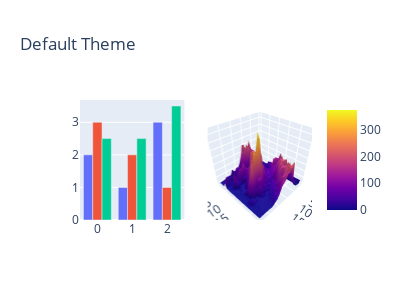

Source (notebook cell):
### Code cell
fig = make_subplots(rows=1, cols=2, 
specs=[[{"type": "bar"},{"type": "surface"}]])

# Add bar traces to subplot (1, 1)
fig.add_trace(go.Bar(y=[2, 1, 3]), row=1, col=1)
fig.add_trace(go.Bar(y=[3, 2, 1]), row=1, col=1)
fig.add_trace(go.Bar(y=[2.5, 2.5, 3.5]), row=1, col=1)

# Add surface trace to subplot (1, 2)
# Read data from a csv
z_data = pd.read_csv("https://raw.githubusercontent.com/plotly/datasets/master/api_docs/mt_bruno_elevation.csv")
fig.add_surface(z=z_data)

# Hide legend
fig.update_layout(
    showlegend=False,
    title_text="Default Theme",
    height=300,
    width=400,
)

fig.show()

### Figure 1 — Plotly figure (JSON) as saved in the notebook; plotly's stock layout.template omitted (floating-point values rounded to 4 significant figures; data arrays with more than 128 entries replaced by an {"elided": "..."} marker saying what was removed)
{"data": [{"type": "bar", "xaxis": "x", "y": [2, 1, 3], "yaxis": "y"}, {"type": "bar", "xaxis": "x", "y": [3, 2, 1], "yaxis": "y"}, {"type": "bar", "xaxis": "x", "y": [2.5, 2.5, 3.5], "yaxis": "y"}, {"type": "surface", "z": {"elided": "25x25 float values"}}], "layout": {"height": 300, "scene": {"domain": {"x": [0.55, 1], "y": [0, 1]}}, "showlegend": false, "title": {"text": "Default Theme"}, "width": 400, "xaxis": {"anchor": "y", "domain": [0, 0.45]}, "yaxis": {"anchor": "x", "domain": [0, 1]}}}
